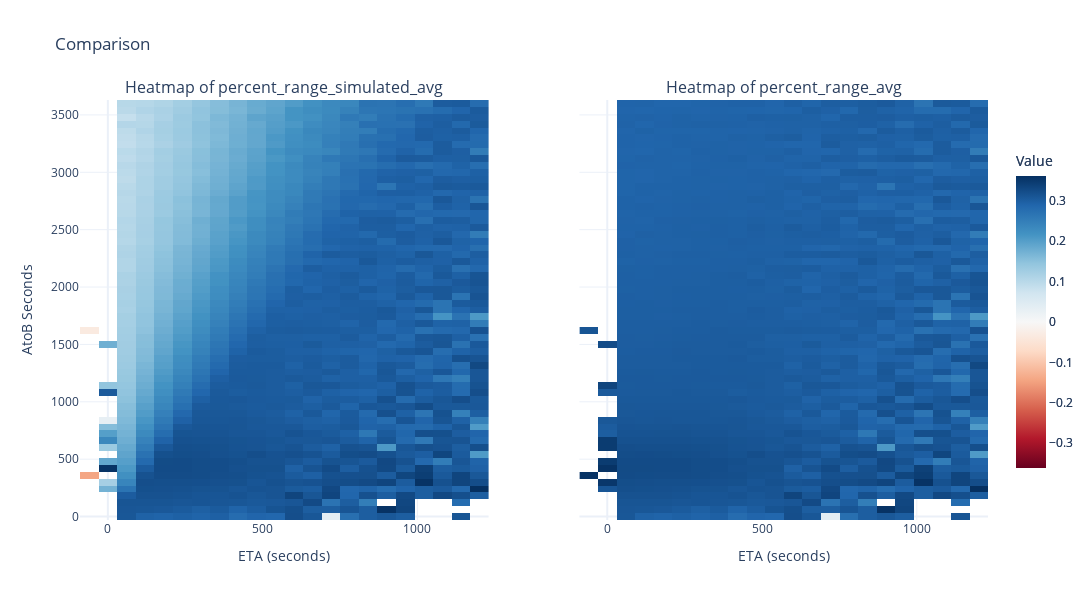
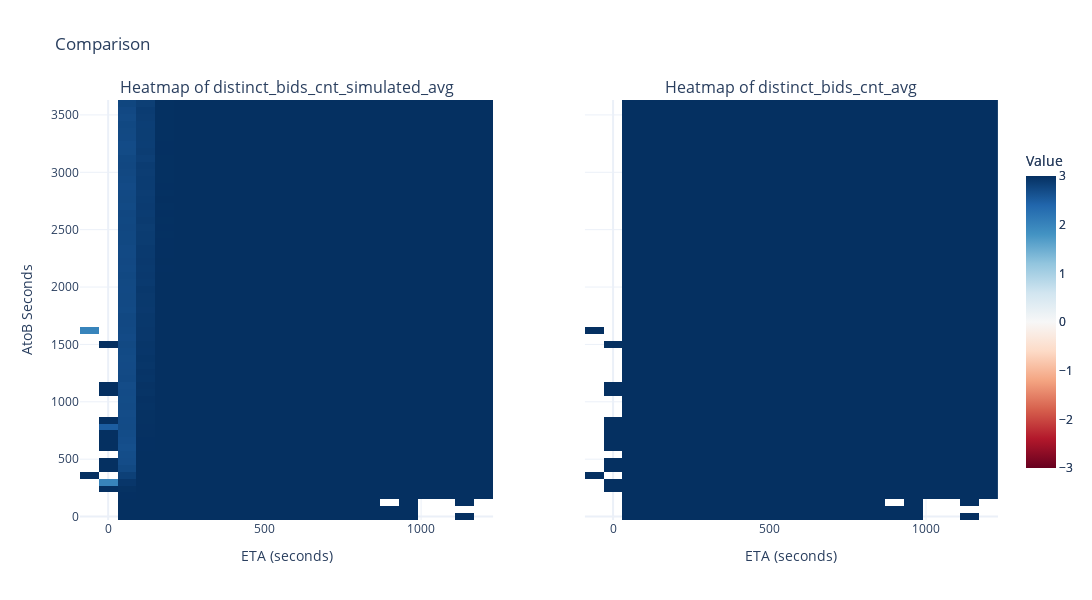
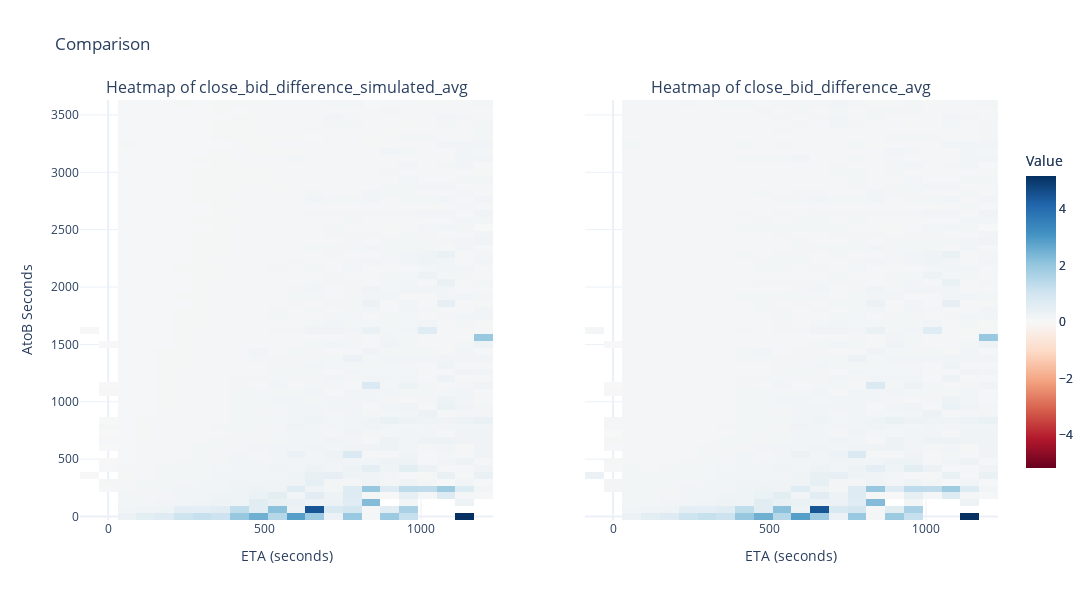

Notebook code for these charts, in order:
### Code cell
import plotly.graph_objects as go
from plotly.subplots import make_subplots

for metric in [('percent_range_simulated_avg', 'percent_range_avg'),
               ('distinct_bids_cnt_simulated_avg', 'distinct_bids_cnt_avg'),
               ('close_bid_difference_simulated_avg', 'close_bid_difference_avg')]:
    # Создаем макет с 1 строкой и 2 столбцами
    fig = make_subplots(rows=1, cols=2, subplot_titles=[
        f"Heatmap of {metric[0]}",
        f"Heatmap of {metric[1]}"
    ], shared_yaxes=True)

    # Первая тепловая карта
    heatmap1 = go.Heatmap(
        x=df['eta_bin'],
        y=df['AtoB_seconds_bin'],
        z=df[metric[0]],
        colorscale='RdBu',
        zmid=0,
        colorbar=dict(title="Value", len=0.8)
    )

    # Вторая тепловая карта
    heatmap2 = go.Heatmap(
        x=df['eta_bin'],
        y=df['AtoB_seconds_bin'],
        z=df[metric[1]],
        colorscale='RdBu',
        zmid=0,
        colorbar=dict(title="Value", len=0.8, x=1.02)  # Переместим цветовую шкалу
    )

    # Добавляем графики в макет
    fig.add_trace(heatmap1, row=1, col=1)
    fig.add_trace(heatmap2, row=1, col=2)

    # Настраиваем макет
    fig.update_layout(
        title_text="Comparison",
        width=1200,
        height=600,
        template='plotly_white',
        xaxis_title="ETA (seconds)",
        yaxis_title="AtoB Seconds",
        xaxis2_title="ETA (seconds)"
    )

    # Показываем график
    fig.show()

### Figure 1 — Plotly figure (JSON) as saved in the notebook; plotly's stock layout.template omitted (floating-point values rounded to 4 significant figures; data arrays with more than 128 entries replaced by an {"elided": "..."} marker saying what was removed)
{"data": [{"colorbar": {"len": 0.8, "title": {"text": "Value"}}, "colorscale": [[0, "rgb(103,0,31)"], [0.1, "rgb(178,24,43)"], [0.2, "rgb(214,96,77)"], [0.3, "rgb(244,165,130)"], [0.4, "rgb(253,219,199)"], [0.5, "rgb(247,247,247)"], [0.6, "rgb(209,229,240)"], [0.7, "rgb(146,197,222)"], [0.8, "rgb(67,147,195)"], [0.9, "rgb(33,102,172)"], [1, "rgb(5,48,97)"]], "type": "heatmap", "x": {"elided": "1223 int values"}, "xaxis": "x", "y": {"elided": "1223 int values"}, "yaxis": "y", "z": {"elided": "1223 float values"}, "zmid": 0}, {"colorbar": {"len": 0.8, "title": {"text": "Value"}, "x": 1.02}, "colorscale": [[0, "rgb(103,0,31)"], [0.1, "rgb(178,24,43)"], [0.2, "rgb(214,96,77)"], [0.3, "rgb(244,165,130)"], [0.4, "rgb(253,219,199)"], [0.5, "rgb(247,247,247)"], [0.6, "rgb(209,229,240)"], [0.7, "rgb(146,197,222)"], [0.8, "rgb(67,147,195)"], [0.9, "rgb(33,102,172)"], [1, "rgb(5,48,97)"]], "type": "heatmap", "x": {"elided": "1223 int values"}, "xaxis": "x2", "y": {"elided": "1223 int values"}, "yaxis": "y2", "z": {"elided": "1223 float values"}, "zmid": 0}], "layout": {"annotations": [{"font": {"size": 16}, "showarrow": false, "text": "Heatmap of percent_range_simulated_avg", "x": 0.225, "xanchor": "center", "xref": "paper", "y": 1, "yanchor": "bottom", "yref": "paper"}, {"font": {"size": 16}, "showarrow": false, "text": "Heatmap of percent_range_avg", "x": 0.775, "xanchor": "center", "xref": "paper", "y": 1, "yanchor": "bottom", "yref": "paper"}], "height": 600, "title": {"text": "Comparison"}, "width": 1200, "xaxis": {"anchor": "y", "domain": [0, 0.45], "title": {"text": "ETA (seconds)"}}, "xaxis2": {"anchor": "y2", "domain": [0.55, 1], "title": {"text": "ETA (seconds)"}}, "yaxis": {"anchor": "x", "domain": [0, 1], "title": {"text": "AtoB Seconds"}}, "yaxis2": {"anchor": "x2", "domain": [0, 1], "matches": "y", "showticklabels": false}}}

### Figure 2 — Plotly figure (JSON) as saved in the notebook; plotly's stock layout.template omitted (floating-point values rounded to 4 significant figures; data arrays with more than 128 entries replaced by an {"elided": "..."} marker saying what was removed)
{"data": [{"colorbar": {"len": 0.8, "title": {"text": "Value"}}, "colorscale": [[0, "rgb(103,0,31)"], [0.1, "rgb(178,24,43)"], [0.2, "rgb(214,96,77)"], [0.3, "rgb(244,165,130)"], [0.4, "rgb(253,219,199)"], [0.5, "rgb(247,247,247)"], [0.6, "rgb(209,229,240)"], [0.7, "rgb(146,197,222)"], [0.8, "rgb(67,147,195)"], [0.9, "rgb(33,102,172)"], [1, "rgb(5,48,97)"]], "type": "heatmap", "x": {"elided": "1223 int values"}, "xaxis": "x", "y": {"elided": "1223 int values"}, "yaxis": "y", "z": {"elided": "1223 float values"}, "zmid": 0}, {"colorbar": {"len": 0.8, "title": {"text": "Value"}, "x": 1.02}, "colorscale": [[0, "rgb(103,0,31)"], [0.1, "rgb(178,24,43)"], [0.2, "rgb(214,96,77)"], [0.3, "rgb(244,165,130)"], [0.4, "rgb(253,219,199)"], [0.5, "rgb(247,247,247)"], [0.6, "rgb(209,229,240)"], [0.7, "rgb(146,197,222)"], [0.8, "rgb(67,147,195)"], [0.9, "rgb(33,102,172)"], [1, "rgb(5,48,97)"]], "type": "heatmap", "x": {"elided": "1223 int values"}, "xaxis": "x2", "y": {"elided": "1223 int values"}, "yaxis": "y2", "z": {"elided": "1223 int values"}, "zmid": 0}], "layout": {"annotations": [{"font": {"size": 16}, "showarrow": false, "text": "Heatmap of distinct_bids_cnt_simulated_avg", "x": 0.225, "xanchor": "center", "xref": "paper", "y": 1, "yanchor": "bottom", "yref": "paper"}, {"font": {"size": 16}, "showarrow": false, "text": "Heatmap of distinct_bids_cnt_avg", "x": 0.775, "xanchor": "center", "xref": "paper", "y": 1, "yanchor": "bottom", "yref": "paper"}], "height": 600, "title": {"text": "Comparison"}, "width": 1200, "xaxis": {"anchor": "y", "domain": [0, 0.45], "title": {"text": "ETA (seconds)"}}, "xaxis2": {"anchor": "y2", "domain": [0.55, 1], "title": {"text": "ETA (seconds)"}}, "yaxis": {"anchor": "x", "domain": [0, 1], "title": {"text": "AtoB Seconds"}}, "yaxis2": {"anchor": "x2", "domain": [0, 1], "matches": "y", "showticklabels": false}}}

### Figure 3 — Plotly figure (JSON) as saved in the notebook; plotly's stock layout.template omitted (floating-point values rounded to 4 significant figures; data arrays with more than 128 entries replaced by an {"elided": "..."} marker saying what was removed)
{"data": [{"colorbar": {"len": 0.8, "title": {"text": "Value"}}, "colorscale": [[0, "rgb(103,0,31)"], [0.1, "rgb(178,24,43)"], [0.2, "rgb(214,96,77)"], [0.3, "rgb(244,165,130)"], [0.4, "rgb(253,219,199)"], [0.5, "rgb(247,247,247)"], [0.6, "rgb(209,229,240)"], [0.7, "rgb(146,197,222)"], [0.8, "rgb(67,147,195)"], [0.9, "rgb(33,102,172)"], [1, "rgb(5,48,97)"]], "type": "heatmap", "x": {"elided": "1223 int values"}, "xaxis": "x", "y": {"elided": "1223 int values"}, "yaxis": "y", "z": {"elided": "1223 float values"}, "zmid": 0}, {"colorbar": {"len": 0.8, "title": {"text": "Value"}, "x": 1.02}, "colorscale": [[0, "rgb(103,0,31)"], [0.1, "rgb(178,24,43)"], [0.2, "rgb(214,96,77)"], [0.3, "rgb(244,165,130)"], [0.4, "rgb(253,219,199)"], [0.5, "rgb(247,247,247)"], [0.6, "rgb(209,229,240)"], [0.7, "rgb(146,197,222)"], [0.8, "rgb(67,147,195)"], [0.9, "rgb(33,102,172)"], [1, "rgb(5,48,97)"]], "type": "heatmap", "x": {"elided": "1223 int values"}, "xaxis": "x2", "y": {"elided": "1223 int values"}, "yaxis": "y2", "z": {"elided": "1223 float values"}, "zmid": 0}], "layout": {"annotations": [{"font": {"size": 16}, "showarrow": false, "text": "Heatmap of close_bid_difference_simulated_avg", "x": 0.225, "xanchor": "center", "xref": "paper", "y": 1, "yanchor": "bottom", "yref": "paper"}, {"font": {"size": 16}, "showarrow": false, "text": "Heatmap of close_bid_difference_avg", "x": 0.775, "xanchor": "center", "xref": "paper", "y": 1, "yanchor": "bottom", "yref": "paper"}], "height": 600, "title": {"text": "Comparison"}, "width": 1200, "xaxis": {"anchor": "y", "domain": [0, 0.45], "title": {"text": "ETA (seconds)"}}, "xaxis2": {"anchor": "y2", "domain": [0.55, 1], "title": {"text": "ETA (seconds)"}}, "yaxis": {"anchor": "x", "domain": [0, 1], "title": {"text": "AtoB Seconds"}}, "yaxis2": {"anchor": "x2", "domain": [0, 1], "matches": "y", "showticklabels": false}}}
